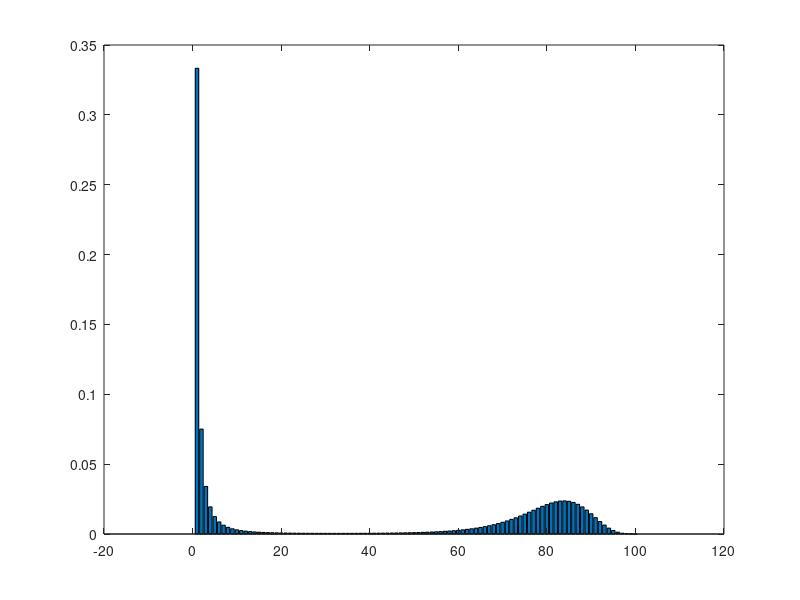

Source code (MATLAB):
% SIR model. 
% Calcualte the final size distribution, NOT the full p vector.

N = 100;                       
beta = 2/(N-1);
gamma = 1;

q = zeros(N+1,1);
q(2) = 1;

for Z2 = 0:N;
   
    for Z1 = Z2+1:N-1
        
         p1 = 1 / ( 1 + gamma/(beta*(N-Z1)));
         
         q(Z1+2) = q(Z1+2) + q(Z1+1)*p1;       
         q(Z1+1) = q(Z1+1)*(1-p1);

    end

end

bar(0:N,q)